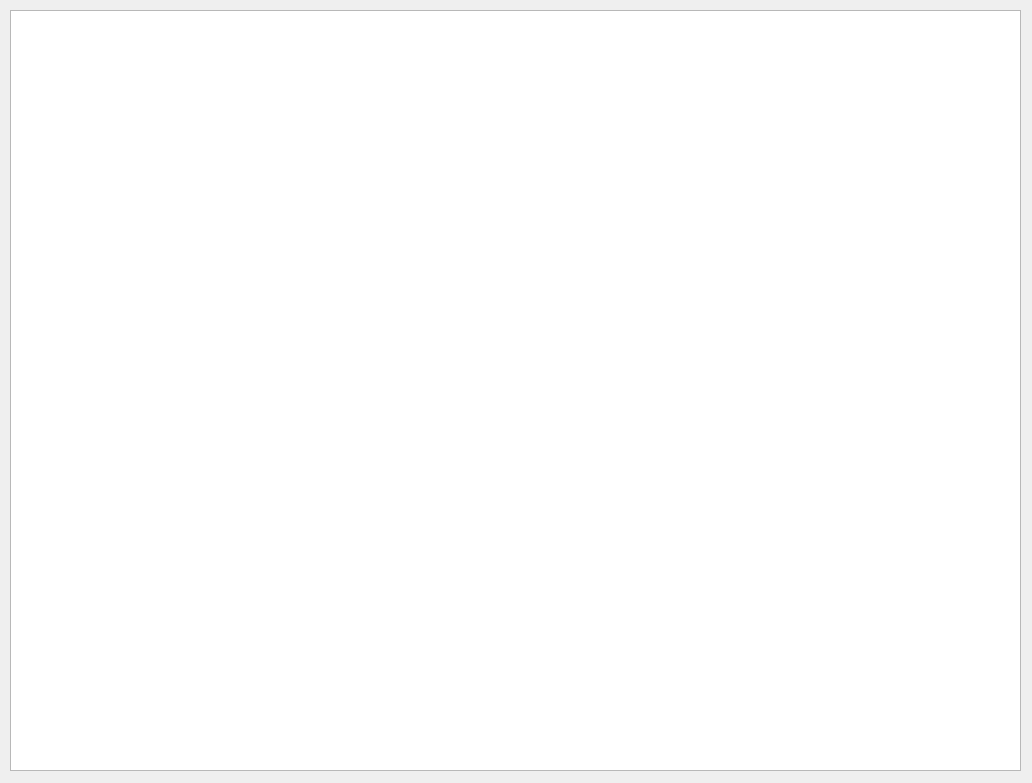
<?xml version="1.0" encoding="UTF-8"?>
<ui version="4.0">
 <class>Dialog</class>
 <widget class="QDialog" name="Dialog">
  <property name="geometry">
   <rect>
    <x>0</x>
    <y>0</y>
    <width>1032</width>
    <height>783</height>
   </rect>
  </property>
  <property name="windowTitle">
   <string>Dialog</string>
  </property>
  <widget class="QListWidget" name="listWidget">
   <property name="geometry">
    <rect>
     <x>10</x>
     <y>10</y>
     <width>1011</width>
     <height>761</height>
    </rect>
   </property>
   <property name="spacing">
    <number>5</number>
   </property>
   <property name="gridSize">
    <size>
     <width>100</width>
     <height>200</height>
    </size>
   </property>
   <property name="viewMode">
    <enum>QListView::IconMode</enum>
   </property>
  </widget>
 </widget>
 <resources/>
 <connections/>
</ui>
